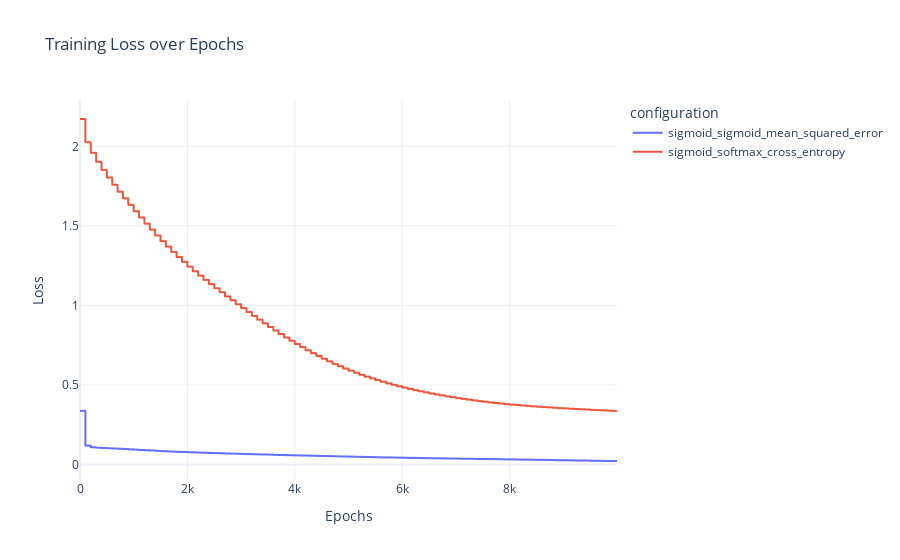

The code cell stored with this chart in its notebook:
### Markdown cell above
### Comparative

### Code cell
import pandas as pd
import plotly.express as px

# Read log file
df1 = pd.read_csv(file_name1)
df2 = pd.read_csv(file_name2)
df = pd.concat([df1, df2], ignore_index=True)

# Plot training loss over epochs
fig = px.line(
    df,
    x="epoch",
    y="loss",
    color="configuration",
    title="Training Loss over Epochs"
)
fig.update_layout(
    xaxis_title="Epochs",
    yaxis_title="Loss",
    template="plotly_white"
)
fig.show()

### Figure 1 — Plotly figure (JSON) as saved in the notebook; plotly's stock layout.template omitted (floating-point values rounded to 4 significant figures; data arrays with more than 128 entries replaced by an {"elided": "..."} marker saying what was removed)
{"data": [{"hovertemplate": "configuration=sigmoid_sigmoid_mean_squared_error<br>epoch=%{x}<br>loss=%{y}<extra></extra>", "legendgroup": "sigmoid_sigmoid_mean_squared_error", "line": {"color": "#636efa", "dash": "solid"}, "marker": {"symbol": "circle"}, "mode": "lines", "name": "sigmoid_sigmoid_mean_squared_error", "showlegend": true, "type": "scattergl", "x": {"elided": "10000 int values"}, "xaxis": "x", "y": {"elided": "10000 float values"}, "yaxis": "y"}, {"hovertemplate": "configuration=sigmoid_softmax_cross_entropy<br>epoch=%{x}<br>loss=%{y}<extra></extra>", "legendgroup": "sigmoid_softmax_cross_entropy", "line": {"color": "#EF553B", "dash": "solid"}, "marker": {"symbol": "circle"}, "mode": "lines", "name": "sigmoid_softmax_cross_entropy", "showlegend": true, "type": "scattergl", "x": {"elided": "10000 int values"}, "xaxis": "x", "y": {"elided": "10000 float values"}, "yaxis": "y"}], "layout": {"legend": {"title": {"text": "configuration"}, "tracegroupgap": 0}, "title": {"text": "Training Loss over Epochs"}, "xaxis": {"anchor": "y", "domain": [0, 1], "title": {"text": "Epochs"}}, "yaxis": {"anchor": "x", "domain": [0, 1], "title": {"text": "Loss"}}}}
